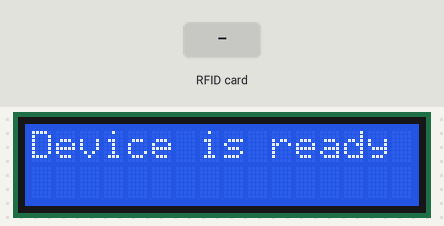
Bench run of a sketch on a simulated Arduino Uno, built with avr-gcc and run on an emulated ATmega328P. On the bench: 16×2 character LCD. Inputs (shaded band) come from the test bench.

Above: at 1.3 s.
1.4 s: RFID card 5E 7A 19 C4 held to the reader
At 2.09 s:
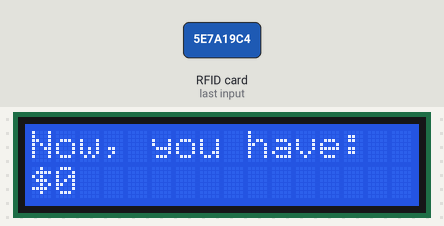
Timing chart, 0 to 4.4 s (numbered marks = the images above; inputs shaded):
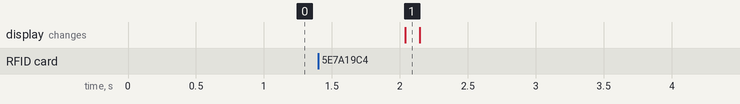

Measured:
- after the input at 1.4 s, the display: changes after 0.64 s (image 1)

The sketch:

DebitCredit.ino
```cpp
// BLE   Arduino
// TX    Pin2
// RX    Pin3

/*
 * LCD  Arduino
 * GND  GND
 * VCC  5V
 * SDA  A4
 * SCL  A5
*/

/*
 * RC522      UNO R3
 * Reset      9
 * SPI SS     10
 * SPI MOSI   11
 * SPI MISO   12
 * SPI SCK    13
 * 3.3V       3.3V
 * GND        GND
*/

#include <SoftwareSerial.h>
#include <SPI.h>
#include <MFRC522.h>
#include <LiquidCrystal_I2C.h>
#include <Wire.h>

// the configuation of RFID and LCD
#define SS_PIN 10
#define RST_PIN 9
MFRC522 mfrc522(SS_PIN, RST_PIN);
MFRC522::MIFARE_Key key;
LiquidCrystal_I2C lcd(0x27, 16, 2);

int block=2;
byte blockcontent[16];
byte readbackblock[18];

// the maximum received command length from an Android system (over the bluetooth)
#define MAX_BTCMDLEN 128

SoftwareSerial BTSerial(2,3);

byte cmd[MAX_BTCMDLEN]; // received 128 bytes from an Android system
int len = 0; // received command length

long money = 0;

void setup() {
  Serial.begin(9600); // Arduino起始鮑率：9600

  // init bluetooth
  BTSerial.begin(9600); // HC-06 出廠的鮑率：每個藍牙晶片的鮑率都不太一樣，請務必確認

  // init RFID
  SPI.begin();
  mfrc522.PCD_Init();
  for (byte i = 0; i < 6; i++) {
      key.keyByte[i] = 0xFF;
  }

  // init lcd
  lcd.init();
  lcd.backlight();
  lcd.setCursor(0,0);
  lcd.print(format_string("Device is ready"));
}

void loop() {
  mfrc522.PCD_Init();

  if ( ! mfrc522.PICC_IsNewCardPresent()) {
//    Serial.println("It is the same card.");
    lcd.setCursor(0, 0);
    lcd.print(format_string("Device is ready"));
    lcd.setCursor(0, 1);
    lcd.print(format_string(""));
    delay(500);
    return;
  }

  if ( ! mfrc522.PICC_ReadCardSerial()) {
//    Serial.println("Can't read the card.");
    lcd.setCursor(0, 0);
    lcd.print(format_string("Wait for a minute"));
    lcd.setCursor(0, 1);
    lcd.print(format_string(""));
    delay(500);
    return;
  }

  // first time read the data in RFID
  readBlock(block, readbackblock); //read the block back
  money = long(readbackblock[15]) * 500;
  lcd.setCursor(0, 0);
  lcd.print(format_string("Now, you have:"));
  lcd.setCursor(0, 1);
  lcd.print(format_string(format_money(money)));

  char str[MAX_BTCMDLEN];
  int insize, ii;
  int tick=0;
  while ( tick<MAX_BTCMDLEN ) { // 因為包率同為9600, Android送過來的字元可能被切成數份
    if ( (insize=(BTSerial.available()))>0 ){ // 讀取藍牙訊息
//      Serial.println(BTSerial.read());
      for ( ii=0; ii<insize; ii++ ){
        cmd[(len++)%MAX_BTCMDLEN]=char(BTSerial.read());
      }
    } else {
      tick++;
    }
  }

  if ( len ) { // 用串列埠顯示從Android手機傳過來的訊息
    sprintf(str,"%s",cmd);
//    Serial.println(str);
    String receive_data = "";
    for(int i=0; i<MAX_BTCMDLEN; i++){
      if(cmd[i] != 0){
        receive_data += char(cmd[i]);
//        Serial.println(receive_data);
      }
    }

    writeToRFID(receive_data);
//    if(test == "M10Y"){
//      Serial.println("hi");
//    }else{
//      Serial.println("lo");
//    }
    cmd[0] = '\0';
  }

  len = 0;
}

void writeToRFID(String data){
  String test = "";
  for(int i=1; i<data.length()-1; i++){
    test += (char)data[i];
  }

//  test += (char)data;
  int money = test.toInt();
  Serial.println(money);
  int lastIndex = 0;

  for(int i=0; i<sizeof(blockcontent); i++){
    blockcontent[i] = readbackblock[i];
  }
  if((blockcontent[15] + money) > 255){
    lcd.setCursor(0, 0);
    lcd.print(format_string("Too much money!"));
    BTSerial.write("#");
  }else{
    blockcontent[15] = blockcontent[15] + money;
    writeBlock(block, blockcontent);
    lcd.setCursor(0,0);
    lcd.print(format_string("Write done"));
    BTSerial.write("$");
  }
//  Serial.print("done");
  delay(3000);
}

int writeBlock(int blockNumber, byte arrayAddress[]){
    int largestModulo4Number=blockNumber/4*4;
    int trailerBlock=largestModulo4Number+3;
    if (blockNumber > 2 && (blockNumber+1)%4 == 0){
        return 2;
    }

    byte status = mfrc522.PCD_Authenticate(MFRC522::PICC_CMD_MF_AUTH_KEY_A, trailerBlock, &key, &(mfrc522.uid));

    if (status != MFRC522::STATUS_OK) {
        return 3;//return "3" as error message
    }

    status = mfrc522.MIFARE_Write(blockNumber, arrayAddress, 16);
    if (status != MFRC522::STATUS_OK) {
        return 4;//return "4" as error message
    }
}

int readBlock(int blockNumber, byte arrayAddress[]) {
    int largestModulo4Number=blockNumber/4*4;
    int trailerBlock=largestModulo4Number+3;

    byte status = mfrc522.PCD_Authenticate(MFRC522::PICC_CMD_MF_AUTH_KEY_A, trailerBlock, &key, &(mfrc522.uid));

    if (status != MFRC522::STATUS_OK) {
        return 3;//return "3" as error message
    }

    byte buffersize = 18;//we need to define a variable with the read buffer size, since the MIFARE_Read method below needs a pointer to the variable that contains the size...
    status = mfrc522.MIFARE_Read(blockNumber, arrayAddress, &buffersize);//&buffersize is a pointer to the buffersize variable; MIFARE_Read requires a pointer instead of just a number
    if (status != MFRC522::STATUS_OK) {
        return 4;
    }
}

String format_string(String string){
  int len = string.length();
  if(len<16){
    for(int i=0; i<16-len; i++){
      string += " ";
    }
  }
  return string;
}

String format_money(long m){
//  Serial.println(money);
  String final = "$";
  String money = String(m);
//  Serial.println(money);
  int length = money.length();
  if(length > 6){
//    Serial.println("6");
    money = money.substring(0, (length-6))+ "," + money.substring((length-6), (length-3)) + "," + money.substring((length-3), length);
  }else if(length > 3){
    money = money.substring(0, (length-3)) + "," + money.substring((length-3), (length));
  }
  final = final + money;
  final = format_string(final);
  return final;
}
```
